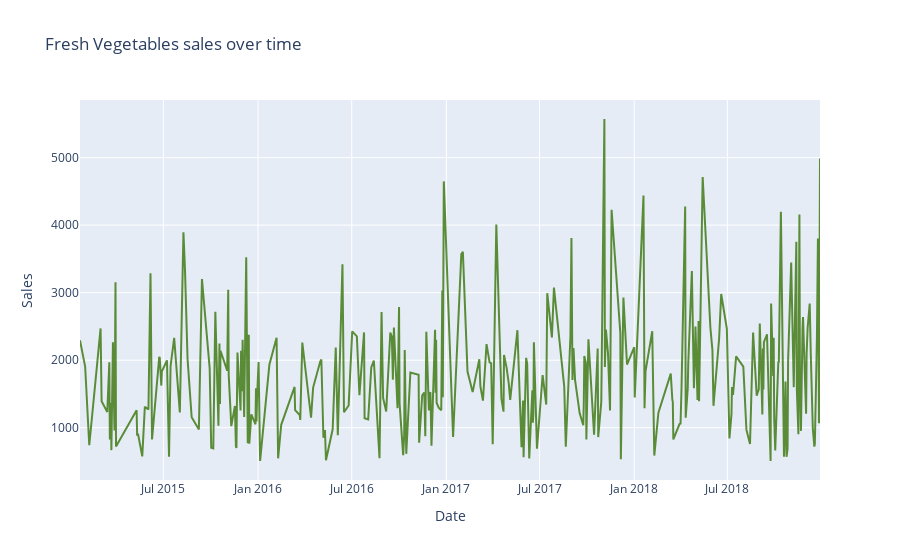

The notebook cell this image was saved under:
### Code cell
FreshVegetables_trace = go.Scatter(
                    x = df_FreshVegetables.index,
                    y = df_FreshVegetables.Sales,
                    mode = "lines",
                    name = "idk",
                    marker = dict(color = 'rgba(56, 117, 9, 0.8)'))
                   

                    
data1 = [FreshVegetables_trace]
layout = dict(title = 'Fresh Vegetables sales over time',
              xaxis= dict(title= 'Date',ticklen= 5,zeroline= False),
             yaxis =dict(title='Sales'))
fig = dict(data = data1, layout = layout)
iplot(fig)

### Figure 1 — Plotly figure (JSON) as saved in the notebook; plotly's stock layout.template omitted (floating-point values rounded to 4 significant figures; data arrays with more than 128 entries replaced by an {"elided": "..."} marker saying what was removed)
{"data": [{"marker": {"color": "rgba(56, 117, 9, 0.8)"}, "mode": "lines", "name": "idk", "type": "scatter", "x": {"elided": "294 str values"}, "y": {"elided": "294 int values"}}], "layout": {"title": {"text": "Fresh Vegetables sales over time"}, "xaxis": {"ticklen": 5, "title": {"text": "Date"}, "zeroline": false}, "yaxis": {"title": {"text": "Sales"}}}}
